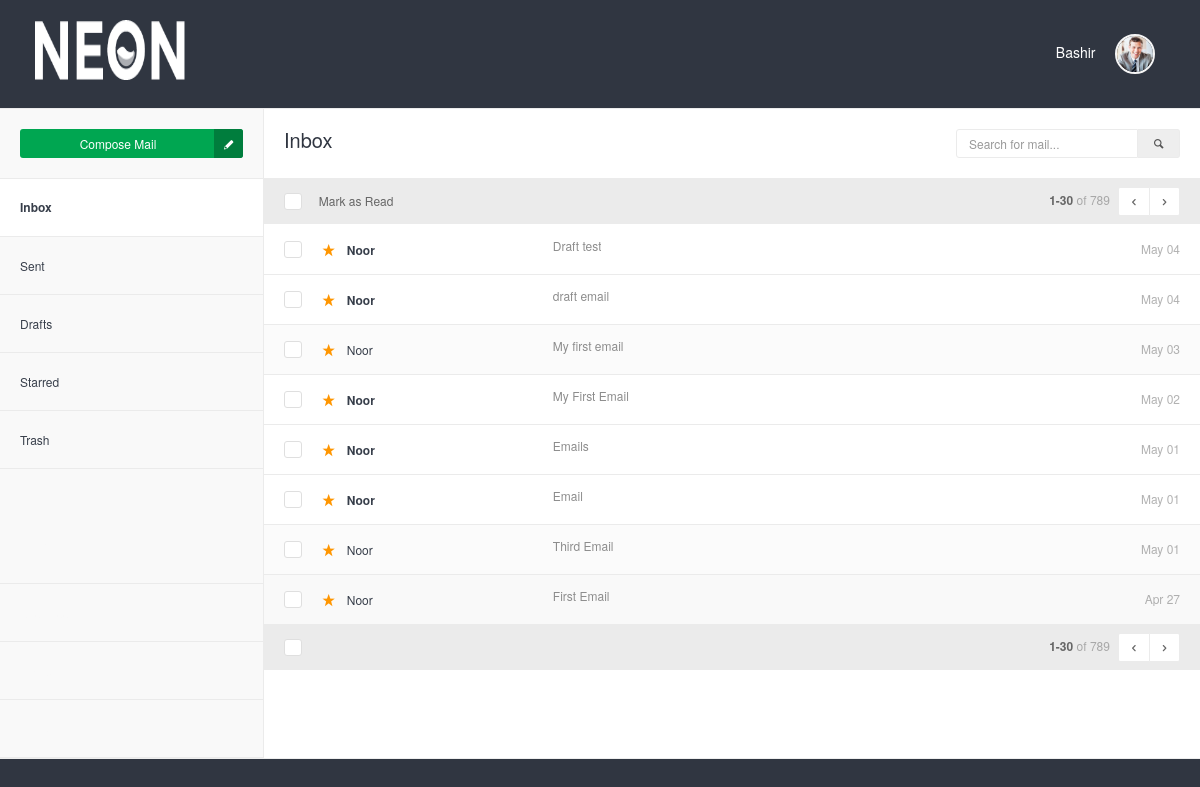
Before: /inbox.php (signed in) with the older database file.
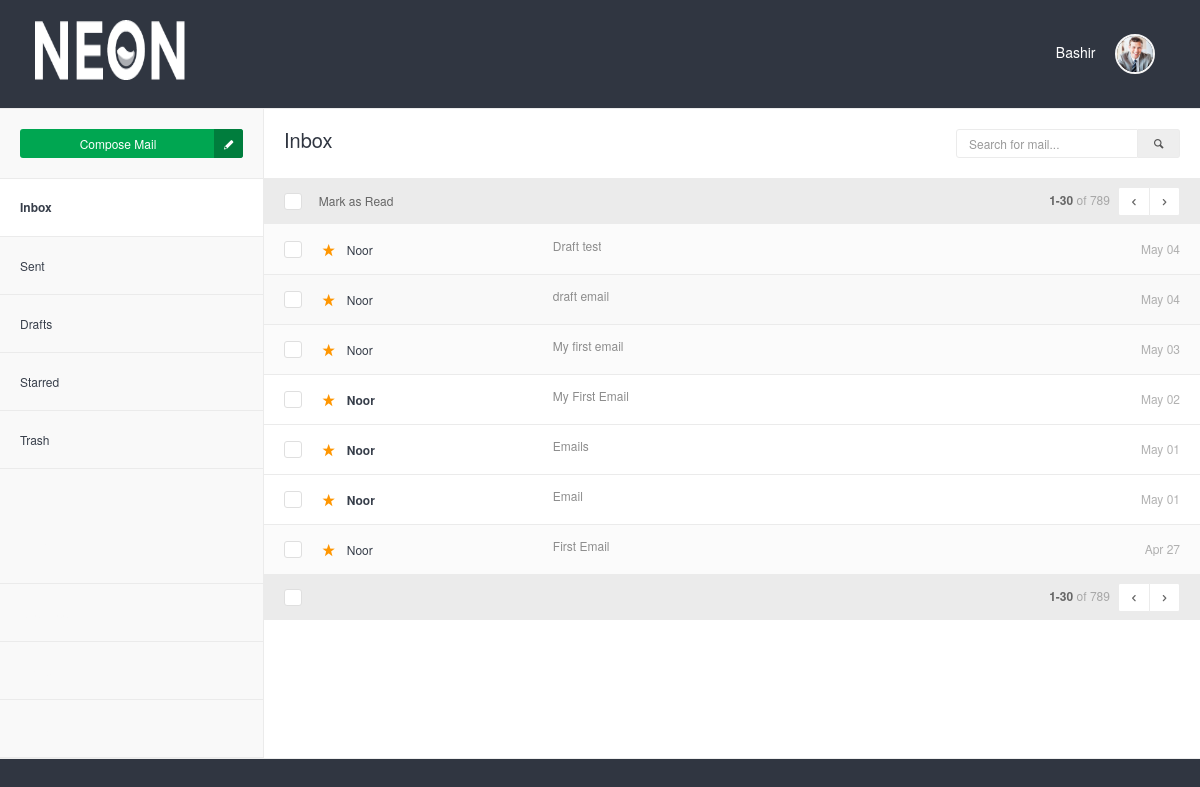
After: the same page with the newer database file.
### tables this page shows
CREATE TABLE `user` (
  `id` int(11) NOT NULL,
  `username` varchar(250) NOT NULL,
  `email` varchar(250) NOT NULL,
  `full_name` varchar(250) NOT NULL,
  `phone` varchar(250) NOT NULL,
  `password` varchar(250) NOT NULL
);

CREATE TABLE `emails` (
  `id` int(11) NOT NULL,
  `senderID` int(11) NOT NULL,
  `senderEmail` varchar(250) NOT NULL,
  `emailSubject` mediumtext NOT NULL,
  `emailBody` longtext NOT NULL,
  `receiverID` int(11) NOT NULL,
  `receiverEmail` varchar(250) NOT NULL,
  `date` varchar(50) NOT NULL DEFAULT current_timestamp(),
  `time` varchar(50) NOT NULL,
  `read_status` int(1) NOT NULL DEFAULT 0
);

### support/session.php (called while the page is built, shortened)
<?php
include 'connection.php';
if(isset($_SESSION['login_user'])){
    $login_user= $_SESSION['login_user'];
    $query = "SELECT  * from user where email = '$login_user'" ;
    $result = mysqli_query($con, $query);
    $row = mysqli_fetch_assoc($result);
    $userEmail = $row['email'];
    $fullName = $row['full_name'];
}else{
    header('Location: index.php');
}
?>

### support/inbox_action.php (called while the page is built)
<?php
include 'connection.php';
$select = "SELECT * FROM `emails` where `receiverEmail` = '$userEmail' ORDER BY `date` DESC, `time` DESC";
$result = mysqli_query($con, $select);
?>

### inbox.php (the view, shortened to what this page needs)
<?php
include('support/connection.php');
include('support/session.php');
include('support/inbox_action.php');
?>
<!DOCTYPE html>
<html lang="en">
    <head>
        <link rel="stylesheet" href="assets/js/jquery-ui/css/no-theme/jquery-ui-1.10.3.custom.min.css" id="style-resource-1">
        <link rel="stylesheet" href="assets/css/font-icons/entypo/css/entypo.css" id="style-resource-2">
        <link rel="stylesheet" href="assets/css/bootstrap.css" id="style-resource-4">
        <link rel="stylesheet" href="assets/css/neon-core.css" id="style-resource-5">
        <link rel="stylesheet" href="assets/css/neon-theme.css" id="style-resource-6">
        <link rel="stylesheet" href="assets/css/neon-forms.css" id="style-resource-7">
        <link rel="stylesheet" href="assets/css/custom.css" id="style-resource-8">
    </head>
    <body class="page-body" data-url="https://demo.neontheme.com">
        <div class="page-container">
            <div class="main-content" style="background-color: #303641" >
                <?php include ('topbar.php') ?>
                <div class="mail-env" style="background-color: white">
                    <div class="mail-body"> <div class="mail-header">
                        <h3 class="mail-title">Inbox </h3>
                        <form method="get" role="form" class="mail-search">
                            <div class="input-group"> <input type="text" class="form-control" name="s" placeholder="Search for mail..." />
                                <div class="input-group-addon"> <i class="entypo-search"></i> </div>
                            </div>
                        </form>
                    </div>
                    <table class="table mail-table">
                        <thead>
                            <tr>
                                <th width="5%"> <div class="checkbox checkbox-replace"> <input type="checkbox" /> </div> </th>
                                <th colspan="4">
                                    <div class="mail-select-options">Mark as Read</div>
                                    <div class="mail-pagination" colspan="2">
                                        <strong>1-30</strong> <span>of 789</span>
                                        <div class="btn-group">
                                            <a href="#" class="btn btn-sm btn-white">
                                                <i class="entypo-left-open"></i>
                                            </a>
                                            <a href="#" class="btn btn-sm btn-white">
                                                <i class="entypo-right-open"></i>
                                            </a>
                                        </div>
                                    </div>
                                </th>
                            </tr>
                        </thead>
                        <tbody>
                            <?php
                                if(mysqli_num_rows($result) > 0){
                                 while($row = $result->fetch_assoc()){
                                    $id =  $row['id'];
                                    $date = $row['date'];
                                    $time = $row['time'];
                                    $readStatus = $row['read_status'];
                                    $senderEmail = $row['senderEmail'];
                                    $emailSubject = $row['emailSubject'];
                                    $timezone = new DateTime("now", new DateTimeZone('Asia/Karachi') );
                                    $current_date =  $timezone->format('M d');
                                    if($current_date == $date) {
                                        $datetime = $time;
                                    }else{
                                        $datetime = $date;
                                    }
                                    $sql_ = "SELECT `full_name` FROM `user` WHERE email = '$senderEmail'";
                                    $result_ = mysqli_query($con, $sql_);
                                    $r = mysqli_fetch_assoc($result_);
                                    $sendName = $r['full_name'];
                            ?>
                                <tr <?php if($readStatus == 0){ ?> class="unread" <?php } ?> >
                                    <td> <div class="checkbox checkbox-replace"> <input type="checkbox" /> </div> </td>
                                    <td class="col-name">
                                        <a href="support/starred_email.php?id=<?php echo $id; ?>&action=<?php echo 'add'; ?>&status=<?php echo 'inbox'; ?>"
                                        class="star stared"> <i class="entypo-star"></i> </a>
                                        <a href="message.php?id=<?php echo $id; ?>&action=<?php echo 'receiveEmail'; ?>" class="col-name"><?php echo $sendName; ?> &nbsp;
                                        </a>
                                    </td>
                                    <td class="col-subject"> <a href="message.php?id=<?php echo $id; ?>&action=<?php echo 'receiveEmail'; ?>"><?php echo $emailSubject; ?></a> </td>
                                    <td class="col-time"><?php echo $datetime; ?></td>
                                </tr>
                            <?php } } ?>
                        </tbody>
                        <tfoot>
                            <tr>
                                <th width="5%"> <div class="checkbox checkbox-replace"> <input type="checkbox" /> </div> </th>
                                <th colspan="4">
                                    <div class="mail-pagination" colspan="2">
                                        <strong>1-30</strong> <span>of 789</span>
                                        <div class="btn-group">
                                            <a href="#" class="btn btn-sm btn-white"><i class="entypo-left-open"></i></a>
                                            <a href="#" class="btn btn-sm btn-white"><i class="entypo-right-open"></i></a>
                                        </div>
                                    </div>
                                </th>
                            </tr>
                        </tfoot>
                    </table>
                </div>
                <?php include ('sidebar.php') ?>
            </div>
            <hr/>
        </div>
    </body>
</html>

### topbar.php (shortened to what this page needs)
<div class="row">
    <div class="col-md-12 col-sm-12 clearfix">
        <div class="col-md-6 col-sm-6 col-xs-6 clearfix">
            <ul class="user-info pull-left pull-none-xsm" >
                <li>
                    <header class="logo-env">
                        <div class="logo">
                            <a href="inbox.php"> <img src="assets/images/logo%402x.png" width="150" height="60" alt="" /> </a>
                        </div>
                    </header>
                </li>
            </ul>
        </div>
        <div class="col-md-6 col-sm-6 col-xs-6 clearfix">
            <ul class="list-inline links-list pull-right">
                <li class="profile-info dropdown">
                    <a href="#" class="dropdown-toggle" data-toggle="dropdown" style="color: white">
                    <?php echo $fullName ?> &nbsp;&nbsp;&nbsp;  <img src="assets/images/thumb-1%402x.png" alt="" class="img-circle" width="40" />
                    </a>
                </li>
            </ul>
        </div>
    </div>
</div>

### sidebar.php
<div class="mail-sidebar" >
    <div class="mail-sidebar-row hidden-xs">
        <a href="compose.php" class="btn btn-success btn-icon btn-block">Compose Mail<i class="entypo-pencil"></i> </a>
    </div>
    <ul class="mail-menu">
        <li class="active"> <a href="inbox.php"> Inbox</a> </li>
        <li> <a href="sendEmail.php"> Sent</a> </li>
        <li> <a href="drafts.php">Drafts</a> </li>
        <li> <a href="starredEmail.php"> Starred</a> </li>
        <li> <a href="trashEmails.php">Trash</a> </li>
    </ul>
    <div class="mail-distancer"></div>
    <h4 style="color:#F9F9F9">Tags</h4>
    <ul class="mail-menu">
        <li> <a href="#" style="color:#F9F9F9"> Business</a> </li>
        <li> <a href="#" style="color:#F9F9F9">Sports</a> </li>
        <li> <a href="#" style="color:#F9F9F9"> Friends</a> </li>
    </ul>
</div>

Changed rows visible on the page:
removed emails: user.full_name "Noor", emailSubject "Third Email", date "May 01", read_status 1 (drawn)
changed emails "Draft test": read_status 0 → 1 (drawn)
changed emails "draft email": read_status 0 → 1 (drawn)
